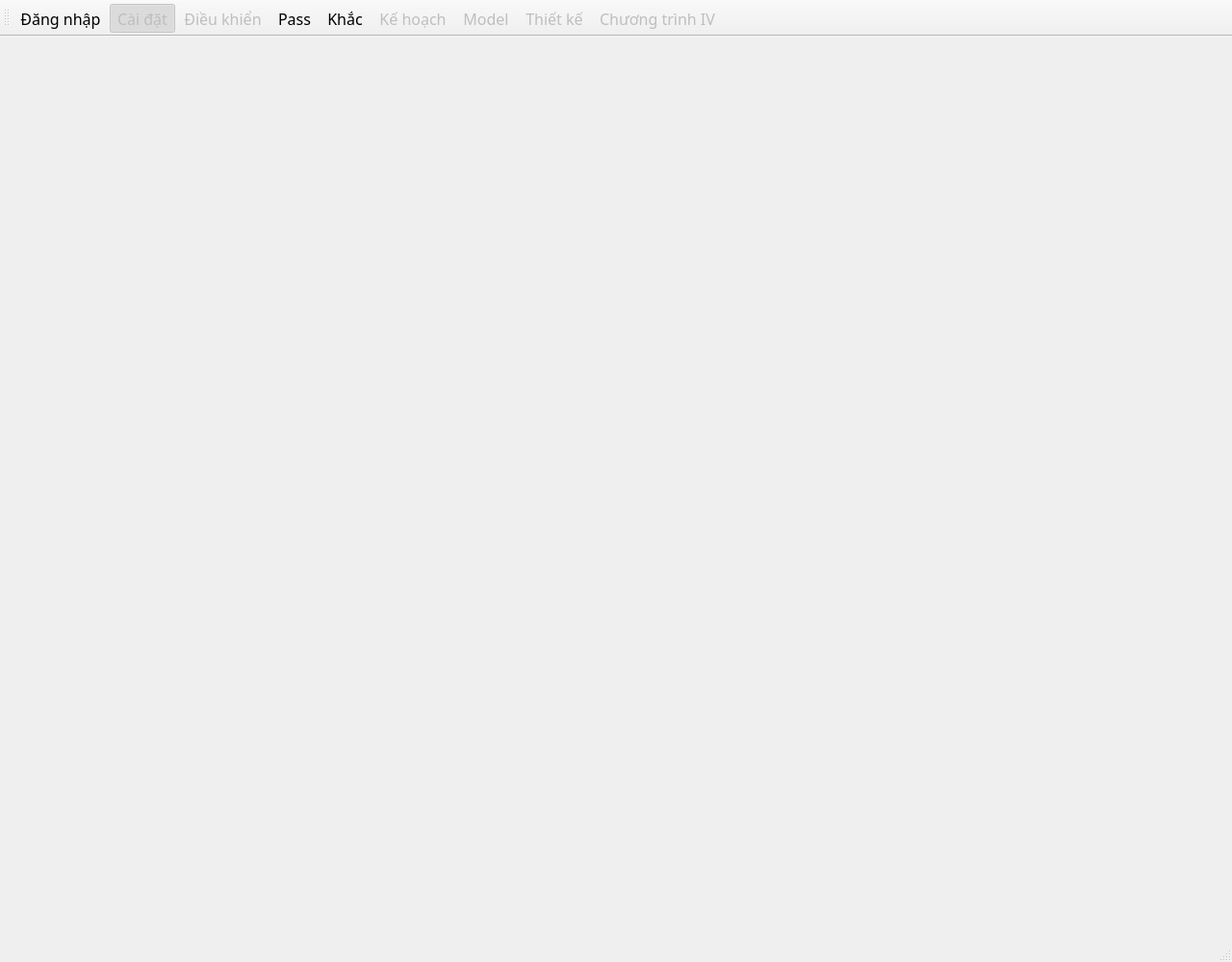
<?xml version="1.0" encoding="UTF-8"?>
<ui version="4.0">
 <class>MainWindow</class>
 <widget class="QMainWindow" name="MainWindow">
  <property name="geometry">
   <rect>
    <x>0</x>
    <y>0</y>
    <width>1280</width>
    <height>1000</height>
   </rect>
  </property>
  <property name="font">
   <font>
    <family>Bahnschrift</family>
    <pointsize>12</pointsize>
    <italic>false</italic>
    <bold>false</bold>
   </font>
  </property>
  <property name="windowTitle">
   <string>LASER MARKER SYSTEM (release 2024-10-22)</string>
  </property>
  <property name="styleSheet">
   <string notr="true"/>
  </property>
  <widget class="QWidget" name="centralWidget">
   <layout class="QGridLayout" name="gridLayout_2">
    <property name="leftMargin">
     <number>0</number>
    </property>
    <property name="topMargin">
     <number>0</number>
    </property>
    <property name="rightMargin">
     <number>0</number>
    </property>
    <property name="bottomMargin">
     <number>0</number>
    </property>
    <item row="0" column="0">
     <widget class="QStackedWidget" name="stackedWidget">
      <widget class="QWidget" name="pageSetting">
       <layout class="QGridLayout" name="gridLayout_9">
        <property name="leftMargin">
         <number>0</number>
        </property>
        <property name="topMargin">
         <number>0</number>
        </property>
        <property name="rightMargin">
         <number>0</number>
        </property>
        <property name="bottomMargin">
         <number>0</number>
        </property>
       </layout>
      </widget>
      <widget class="QWidget" name="pagePass">
       <layout class="QGridLayout" name="gridLayout_3">
        <property name="leftMargin">
         <number>0</number>
        </property>
        <property name="topMargin">
         <number>0</number>
        </property>
        <property name="rightMargin">
         <number>0</number>
        </property>
        <property name="bottomMargin">
         <number>0</number>
        </property>
       </layout>
      </widget>
      <widget class="QWidget" name="pageMark">
       <layout class="QGridLayout" name="gridLayout_10">
        <property name="leftMargin">
         <number>0</number>
        </property>
        <property name="topMargin">
         <number>0</number>
        </property>
        <property name="rightMargin">
         <number>0</number>
        </property>
        <property name="bottomMargin">
         <number>0</number>
        </property>
       </layout>
      </widget>
      <widget class="QWidget" name="pageControl">
       <layout class="QGridLayout" name="gridLayout_11">
        <property name="leftMargin">
         <number>0</number>
        </property>
        <property name="topMargin">
         <number>0</number>
        </property>
        <property name="rightMargin">
         <number>0</number>
        </property>
        <property name="bottomMargin">
         <number>0</number>
        </property>
       </layout>
      </widget>
      <widget class="QWidget" name="pageScheddule">
       <layout class="QGridLayout" name="gridLayout_8">
        <property name="leftMargin">
         <number>0</number>
        </property>
        <property name="topMargin">
         <number>0</number>
        </property>
        <property name="rightMargin">
         <number>0</number>
        </property>
        <property name="bottomMargin">
         <number>0</number>
        </property>
       </layout>
      </widget>
      <widget class="QWidget" name="pageModel">
       <layout class="QGridLayout" name="gridLayout_12">
        <property name="leftMargin">
         <number>0</number>
        </property>
        <property name="topMargin">
         <number>0</number>
        </property>
        <property name="rightMargin">
         <number>0</number>
        </property>
        <property name="bottomMargin">
         <number>0</number>
        </property>
       </layout>
      </widget>
      <widget class="QWidget" name="pageDesign">
       <layout class="QGridLayout" name="gridLayout_13">
        <property name="leftMargin">
         <number>0</number>
        </property>
        <property name="topMargin">
         <number>0</number>
        </property>
        <property name="rightMargin">
         <number>0</number>
        </property>
        <property name="bottomMargin">
         <number>0</number>
        </property>
       </layout>
      </widget>
      <widget class="QWidget" name="pageIV">
       <layout class="QGridLayout" name="gridLayout_14">
        <property name="leftMargin">
         <number>0</number>
        </property>
        <property name="topMargin">
         <number>0</number>
        </property>
        <property name="rightMargin">
         <number>0</number>
        </property>
        <property name="bottomMargin">
         <number>0</number>
        </property>
       </layout>
      </widget>
     </widget>
    </item>
   </layout>
  </widget>
  <widget class="QStatusBar" name="statusBar"/>
  <widget class="QToolBar" name="toolBar">
   <property name="windowTitle">
    <string>toolBar</string>
   </property>
   <property name="movable">
    <bool>true</bool>
   </property>
   <property name="iconSize">
    <size>
     <width>90</width>
     <height>30</height>
    </size>
   </property>
   <property name="toolButtonStyle">
    <enum>Qt::ToolButtonStyle::ToolButtonTextUnderIcon</enum>
   </property>
   <attribute name="toolBarArea">
    <enum>TopToolBarArea</enum>
   </attribute>
   <attribute name="toolBarBreak">
    <bool>false</bool>
   </attribute>
   <addaction name="actionLogin"/>
   <addaction name="actionSettings"/>
   <addaction name="actionControl"/>
   <addaction name="actionPass"/>
   <addaction name="actionMark"/>
   <addaction name="actionLot"/>
   <addaction name="actionModel"/>
   <addaction name="actionDesign"/>
   <addaction name="actionIVProgram"/>
  </widget>
  <action name="actionLogin">
   <property name="icon">
    <iconset resource="../Assets/icons.qrc">
     <normaloff>:/icons/female_profile_48px.png</normaloff>:/icons/female_profile_48px.png</iconset>
   </property>
   <property name="text">
    <string>Đăng nhập</string>
   </property>
   <property name="toolTip">
    <string>&lt;html&gt;&lt;head/&gt;&lt;body&gt;&lt;p&gt;&lt;span style=&quot; font-weight:700; color:#5555ff;&quot;&gt;Đăng nhập&lt;/span&gt;&lt;/p&gt;&lt;p&gt;&lt;span style=&quot; color:#404040;&quot;&gt;Click vào nút nhấn này khi tên nút là Đăng nhập, máy tính sẽ hiển thị hộp thoại đăng nhập.&lt;/span&gt;&lt;/p&gt;&lt;p&gt;&lt;span style=&quot; color:#404040;&quot;&gt;Đăng nhập thành công sẽ mở khóa nhiều tính năng của thiết bị.&lt;/span&gt;&lt;/p&gt;&lt;p&gt;&lt;span style=&quot; font-weight:700; color:#ff0000;&quot;&gt;Đăng xuất&lt;/span&gt;&lt;/p&gt;&lt;p&gt;&lt;span style=&quot; color:#404040;&quot;&gt;Click vào nút nhấn này, trạng thái đăng nhập sẽ bị xóa.&lt;/span&gt;&lt;/p&gt;&lt;p&gt;&lt;span style=&quot; color:#404040;&quot;&gt;Một số chức năng sẽ bị khóa lại.&lt;/span&gt;&lt;/p&gt;&lt;/body&gt;&lt;/html&gt;</string>
   </property>
  </action>
  <action name="actionSettings">
   <property name="checkable">
    <bool>true</bool>
   </property>
   <property name="checked">
    <bool>true</bool>
   </property>
   <property name="enabled">
    <bool>false</bool>
   </property>
   <property name="icon">
    <iconset resource="../Assets/icons.qrc">
     <normaloff>:/icons/settings_48px.png</normaloff>:/icons/settings_48px.png</iconset>
   </property>
   <property name="text">
    <string>Cài đặt</string>
   </property>
   <property name="toolTip">
    <string>&lt;html&gt;&lt;head/&gt;&lt;body&gt;&lt;p&gt;&lt;span style=&quot; font-weight:700; color:#5555ff;&quot;&gt;Cài đặt&lt;/span&gt;&lt;/p&gt;&lt;p&gt;&lt;span style=&quot; color:#404040;&quot;&gt;Click vào nút nhấn này, để hiển thị và thay đổi cài đặt của thiết bị.&lt;/span&gt;&lt;/p&gt;&lt;/body&gt;&lt;/html&gt;</string>
   </property>
  </action>
  <action name="actionMark">
   <property name="checkable">
    <bool>true</bool>
   </property>
   <property name="icon">
    <iconset resource="../Assets/icons.qrc">
     <normaloff>:/icons/laser_beam_48px.png</normaloff>:/icons/laser_beam_48px.png</iconset>
   </property>
   <property name="text">
    <string>Khắc</string>
   </property>
   <property name="toolTip">
    <string>&lt;html&gt;&lt;head/&gt;&lt;body&gt;&lt;p&gt;&lt;span style=&quot; font-weight:700; color:#5555ff;&quot;&gt;Khắc&lt;/span&gt;&lt;/p&gt;&lt;p&gt;&lt;span style=&quot; color:#404040;&quot;&gt;Click vào nút nhấn này, màn hình sẽ chuyển sang trang điều khiển cho chế độ khắc (sản xuất).&lt;/span&gt;&lt;/p&gt;&lt;/body&gt;&lt;/html&gt;</string>
   </property>
  </action>
  <action name="actionControl">
   <property name="checkable">
    <bool>true</bool>
   </property>
   <property name="enabled">
    <bool>false</bool>
   </property>
   <property name="icon">
    <iconset resource="../Assets/icons.qrc">
     <normaloff>:/icons/joystick_48px.png</normaloff>:/icons/joystick_48px.png</iconset>
   </property>
   <property name="text">
    <string>Điều khiển</string>
   </property>
   <property name="toolTip">
    <string>&lt;html&gt;&lt;head/&gt;&lt;body&gt;&lt;p&gt;&lt;span style=&quot; font-weight:700; color:#5555ff;&quot;&gt;Điều khiển&lt;/span&gt;&lt;/p&gt;&lt;p&gt;&lt;span style=&quot; color:#404040;&quot;&gt;Click vào nút nhấn này, màn hình sẽ chuyển sang bảng điều khiển thiết bị.&lt;/span&gt;&lt;/p&gt;&lt;/body&gt;&lt;/html&gt;</string>
   </property>
  </action>
  <action name="actionLot">
   <property name="checkable">
    <bool>true</bool>
   </property>
   <property name="enabled">
    <bool>false</bool>
   </property>
   <property name="icon">
    <iconset resource="../Assets/icons.qrc">
     <normaloff>:/icons/schedule_48px.png</normaloff>:/icons/schedule_48px.png</iconset>
   </property>
   <property name="text">
    <string>Kế hoạch</string>
   </property>
   <property name="toolTip">
    <string>&lt;html&gt;&lt;head/&gt;&lt;body&gt;&lt;p&gt;&lt;span style=&quot; font-weight:700; color:#5555ff;&quot;&gt;Kế hoạch&lt;/span&gt;&lt;/p&gt;&lt;p&gt;&lt;span style=&quot; color:#404040;&quot;&gt;Click vào nút nhấn này, màn hình sẽ chuyển sang trang quản lý kế hoạch.&lt;/span&gt;&lt;/p&gt;&lt;p&gt;&lt;span style=&quot; color:#404040;&quot;&gt;Có thể xem, thay đổi, lập kế hoạch sản xuất.&lt;/span&gt;&lt;/p&gt;&lt;/body&gt;&lt;/html&gt;</string>
   </property>
  </action>
  <action name="actionModel">
   <property name="checkable">
    <bool>true</bool>
   </property>
   <property name="enabled">
    <bool>false</bool>
   </property>
   <property name="icon">
    <iconset resource="../Assets/icons.qrc">
     <normaloff>:/icons/prototype_48px.png</normaloff>:/icons/prototype_48px.png</iconset>
   </property>
   <property name="text">
    <string>Model</string>
   </property>
   <property name="toolTip">
    <string>&lt;html&gt;&lt;head/&gt;&lt;body&gt;&lt;p&gt;&lt;span style=&quot; font-weight:700; color:#5555ff;&quot;&gt;Quản lý model&lt;/span&gt;&lt;/p&gt;&lt;p&gt;&lt;span style=&quot; color:#404040;&quot;&gt;Click vào nút nhấn này, màn hình sẽ chuyển sang trang quản lý model.&lt;/span&gt;&lt;/p&gt;&lt;p&gt;&lt;span style=&quot; color:#404040;&quot;&gt;Có thể xem, thay đổi, tạo mới các model cùng các thông số đi kèm.&lt;/span&gt;&lt;/p&gt;&lt;/body&gt;&lt;/html&gt;</string>
   </property>
  </action>
  <action name="actionDesign">
   <property name="checkable">
    <bool>true</bool>
   </property>
   <property name="enabled">
    <bool>false</bool>
   </property>
   <property name="icon">
    <iconset resource="../Assets/icons.qrc">
     <normaloff>:/icons/text_width_48px.png</normaloff>:/icons/text_width_48px.png</iconset>
   </property>
   <property name="text">
    <string>Thiết kế</string>
   </property>
   <property name="toolTip">
    <string>&lt;html&gt;&lt;head/&gt;&lt;body&gt;&lt;p&gt;&lt;span style=&quot; font-weight:700; color:#5555ff;&quot;&gt;Quản lý thiết kế&lt;/span&gt;&lt;/p&gt;&lt;p&gt;&lt;span style=&quot; color:#404040;&quot;&gt;Click vào nút nhấn này, màn hình sẽ chuyển sang trang quản lý thiết kế của một chương trình (tương ứng với một mẫu tem).&lt;/span&gt;&lt;/p&gt;&lt;p&gt;&lt;span style=&quot; color:#404040;&quot;&gt;Có thể xem, thay đổi thông số, nội dung của từng chương trình (từng mẫu tem).&lt;/span&gt;&lt;/p&gt;&lt;/body&gt;&lt;/html&gt;</string>
   </property>
  </action>
  <action name="actionIVProgram">
   <property name="checkable">
    <bool>true</bool>
   </property>
   <property name="enabled">
    <bool>false</bool>
   </property>
   <property name="icon">
    <iconset resource="../Assets/icons.qrc">
     <normaloff>:/icons/iris_scan_48px.png</normaloff>:/icons/iris_scan_48px.png</iconset>
   </property>
   <property name="text">
    <string>Chương trình IV</string>
   </property>
  </action>
  <action name="actionPass">
   <property name="checkable">
    <bool>true</bool>
   </property>
   <property name="icon">
    <iconset resource="../Assets/icons.qrc">
     <normaloff>:/icons/data_transfer_48px.png</normaloff>:/icons/data_transfer_48px.png</iconset>
   </property>
   <property name="text">
    <string>Pass</string>
   </property>
   <property name="toolTip">
    <string>&lt;html&gt;&lt;head/&gt;&lt;body&gt;&lt;p&gt;&lt;span style=&quot; font-weight:700; color:#5555ff;&quot;&gt;Chế độ PASS&lt;/span&gt;&lt;/p&gt;&lt;p&gt;&lt;span style=&quot; color:#404040;&quot;&gt;Click vào nút nhấn này, màn hình sẽ chuyển sang chế độ PASS.&lt;/span&gt;&lt;/p&gt;&lt;/body&gt;&lt;/html&gt;</string>
   </property>
  </action>
 </widget>
 <layoutdefault spacing="6" margin="11"/>
 <resources>
  <include location="../Assets/icons.qrc"/>
 </resources>
 <connections/>
</ui>
